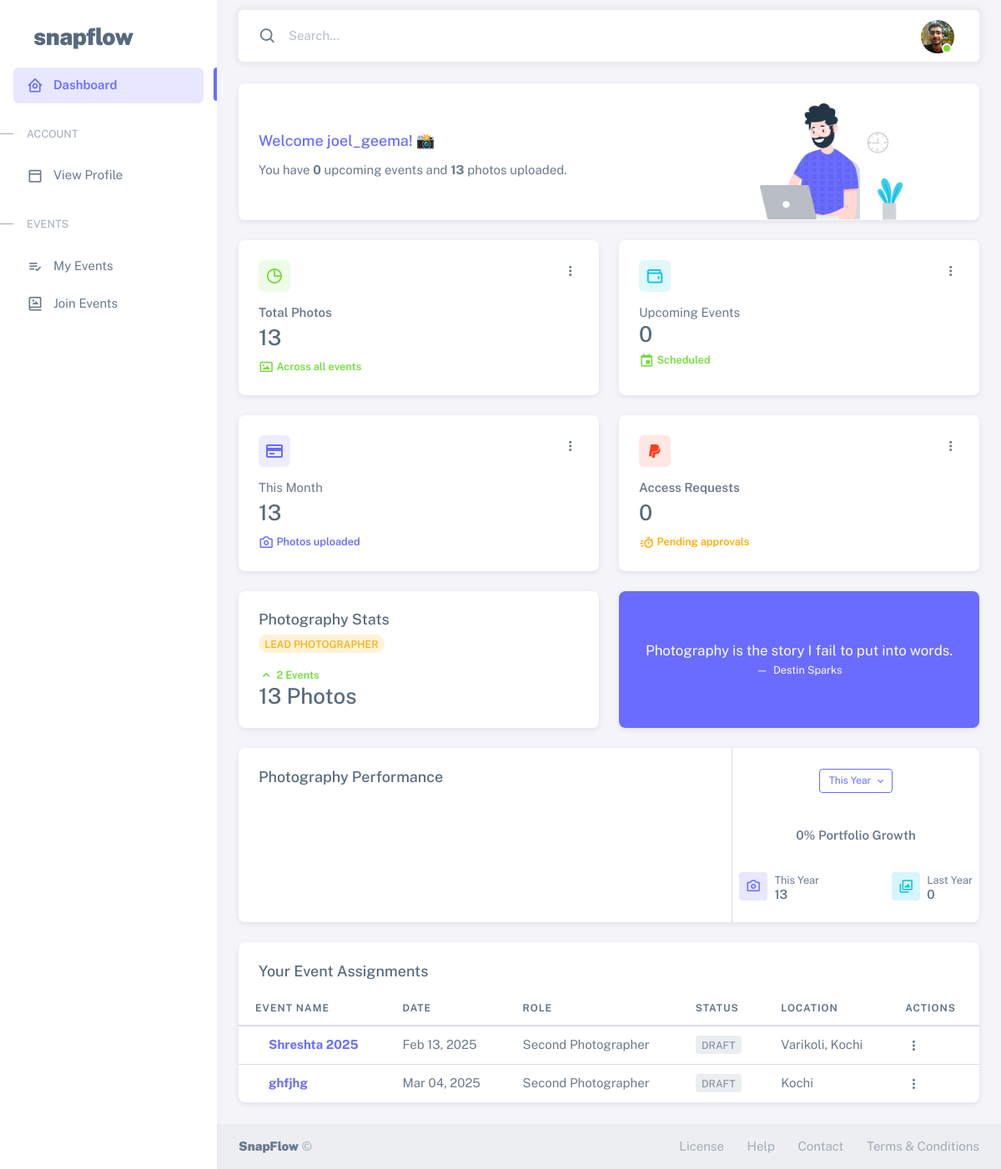
The app's page /account/dashboard/ (signed in), older data.
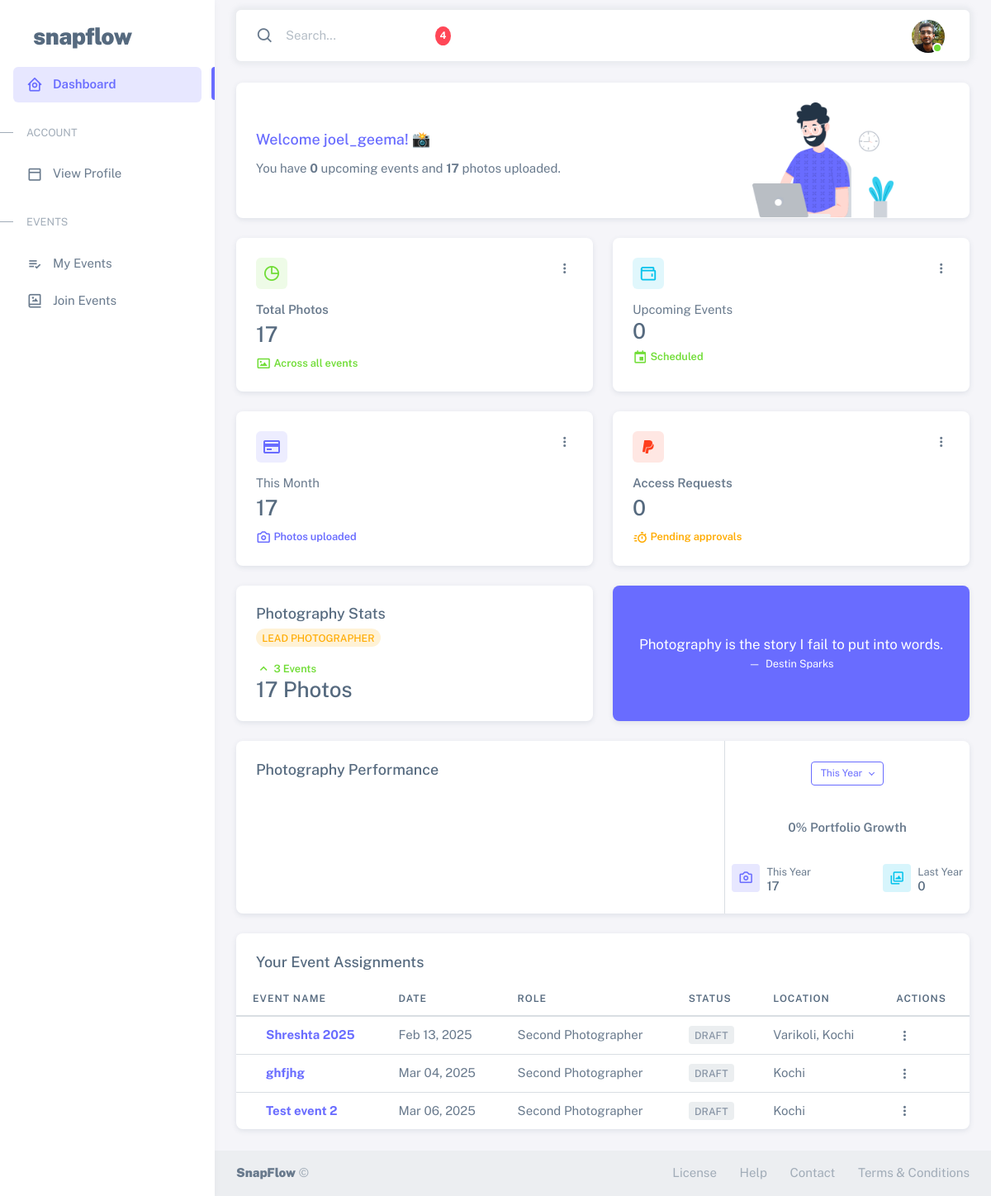
The same page, newer data.
### events/models.py (models this page shows, shortened)
class EventCrew(models.Model):
    class CrewRoles(models.TextChoices):
        LEAD = 'LEAD', _('Lead Photographer')
        SECOND = 'SECOND', _('Second Photographer')
        ASSISTANT = 'ASSISTANT', _('Assistant')
        VIDEOGRAPHER = 'VIDEO', _('Videographer')
        EDITOR = 'EDITOR', _('Photo Editor')
        OTHER = 'OTHER', _('Other')
    event = models.ForeignKey(Event, on_delete=models.CASCADE, related_name='crew_members')
    member = models.ForeignKey(settings.AUTH_USER_MODEL, on_delete=models.CASCADE)
    role = models.CharField(max_length=20, choices=CrewRoles.choices)
    is_confirmed = models.BooleanField(default=False)
    notes = models.TextField(blank=True)
    equipment = models.TextField(blank=True)
    assigned_area = models.CharField(max_length=100, blank=True)
    created_at = models.DateTimeField(auto_now_add=True)
    updated_at = models.DateTimeField(auto_now=True)
    class Meta:
        unique_together = ['event', 'member']

class Event(models.Model):
    class EventTypes(models.TextChoices):
        WEDDING = 'WEDDING', _('Wedding')
        BIRTHDAY = 'BIRTHDAY', _('Birthday')
        CORPORATE = 'CORPORATE', _('Corporate Event')
        CULTURAL = 'CULTURAL', _('Cultural Event')
        SPORTS = 'SPORTS', _('Sports Event')
        ACADEMIC = 'ACADEMIC', _('Academic Event')
        AWARD = 'AWARD', _('Award Ceremony')
        PUBLIC = 'PUBLIC', _('Public Gathering')
        OTHER = 'OTHER', _('Other')
    class EventStatus(models.TextChoices):
        DRAFT = 'DRAFT', _('Draft')
        ACTIVE = 'ACTIVE', _('Active')
        COMPLETED = 'COMPLETED', _('Completed')
        CANCELLED = 'CANCELLED', _('Cancelled')
    title = models.CharField(max_length=200)
    slug = models.SlugField(unique=True, blank=True)
    event_type = models.CharField(
        max_length=20,
        choices=EventTypes.choices,
        default=EventTypes.OTHER
    )
    description = models.TextField()
    start_date = models.DateTimeField()
    end_date = models.DateTimeField()
    timezone = models.CharField(max_length=50, default='UTC')
    location = models.CharField(max_length=255)
    event_code = models.CharField(max_length=6, unique=True, blank=True)
    primary_color = models.CharField(max_length=7, default="#ffffff")  # Hex color
    secondary_color = models.CharField(max_length=7, default="#000000")  # Hex color
    status = models.CharField(
        max_length=20,
        choices=EventStatus.choices,
        default=EventStatus.DRAFT
    )
    organizer = models.ForeignKey(
        settings.AUTH_USER_MODEL,
        on_delete=models.CASCADE,
        related_name='organized_events'
    )
    custom_domain = models.CharField(max_length=255, blank=True)
    theme = models.ForeignKey(
        'EventTheme',
        on_delete=models.SET_NULL,
        null=True,
        blank=True
    )
    logo = models.ImageField(upload_to='event_logos/', null=True, blank=True)
    cover_image = models.ImageField(upload_to='event_covers/', null=True, blank=True)
    is_public = models.BooleanField(default=False)
    require_registration = models.BooleanField(default=True)
    allow_guest_upload = models.BooleanField(default=False)
    enable_face_detection = models.BooleanField(default=True)
    enable_moment_detection = models.BooleanField(default=True)
    enable_auto_tagging = models.BooleanField(default=True)
    created_at = models.DateTimeField(auto_now_add=True)
    updated_at = models.DateTimeField(auto_now=True)
    class Meta:
        ordering = ['-start_date']

### users/views.py (the view, shortened to what this page needs)
# urls.py: path('dashboard/', views.dashboard, name='dashboard'),
@login_required
def dashboard(request):
    user = request.user
    context = {}
    user_requests = EventAccessRequest.objects.filter(user=user, status='PENDING')
    context['user_requests'] = user_requests
    template_name = 'users/dashboard.html'  # Default template
    if user.role == 'ORGANIZER':
        events = Event.objects.filter(organizer=user)
        total_participants = EventParticipant.objects.filter(event__organizer=user).count()
        total_photographers = EventCrew.objects.filter(event__organizer=user).count()
        pending_requests = EventAccessRequest.objects.filter(
            event__organizer=user,
            status='PENDING'
        )
        context.update({
            'events': events,
            'total_participants': total_participants,
            'total_photographers': total_photographers,
            'pending_requests': pending_requests,
        })
        template_name = 'users/dashboard_organizer.html'
    elif user.role == 'PHOTOGRAPHER':
        crew_memberships = EventCrew.objects.filter(member=user)
        monthly_photo_data = []
        current_year = timezone.now().year
        for month in range(1, 13):
            count = EventPhoto.objects.filter(
                uploaded_by=user,
                upload_date__year=current_year,
                upload_date__month=month
            ).count()
            monthly_photo_data.append(count)
        total_photos = EventPhoto.objects.filter(uploaded_by=user).count()
        upcoming_events = crew_memberships.filter(
            event__start_date__gt=timezone.now()
        ).count()
        current_month = timezone.now().month
        current_year = timezone.now().year
        monthly_photos = EventPhoto.objects.filter(
            uploaded_by=user,
            upload_date__month=current_month,
            upload_date__year=current_year
        ).count()
        yearly_photos = EventPhoto.objects.filter(
            uploaded_by=user,
            upload_date__year=current_year
        ).count()
        last_year_photos = EventPhoto.objects.filter(
            uploaded_by=user,
            upload_date__year=current_year-1
        ).count()
        growth_percentage = 0
        if last_year_photos > 0:
            growth_percentage = int((yearly_photos - last_year_photos) / last_year_photos * 100)
        total_events = EventCrew.objects.filter(member=user).values('event').distinct().count()
        context.update({
            'crew_memberships': crew_memberships,
            'total_photos': total_photos,
            'upcoming_events': upcoming_events,
            'monthly_photos': monthly_photos,
            'yearly_photos': yearly_photos,
            'last_year_photos': last_year_photos,
            'growth_percentage': growth_percentage,
            'total_events': total_events,
            'monthly_photo_data': monthly_photo_data,
        })
        template_name = 'users/dashboard_photographer.html'
    return render(request, template_name, context)

### notifications/context_processors.py (called while the page is built)
def notification_processor(request):
    context = {
        'unread_notifications_count': 0,
        'recent_notifications': []
    }
    if request.user.is_authenticated:
        from .models import Notification
        context['unread_notifications_count'] = Notification.objects.filter(
            recipient=request.user,
            is_read=False
        ).count()
        context['recent_notifications'] = Notification.objects.filter(
            recipient=request.user
        ).order_by('-created_at')[:5]
    return context

### notifications/models.py (called while the page is built)
    def get_icon_class(self):
        icon_map = {
            'event_invite': 'fa-calendar-plus',
            'photo_tag': 'fa-tag',
            'comment': 'fa-comment',
            'like': 'fa-heart',
            'new_photo': 'fa-image',
            'event_update': 'fa-calendar-alt',
            'crew_assignment': 'fa-users',
            'face_recognized': 'fa-user-check',
            'access_request': 'fa-unlock-alt',
            'request_approved': 'fa-check-circle',
            'system': 'fa-bell',
        }
        return icon_map.get(self.notification_type, 'fa-bell')

### templates/users/dashboard_photographer.html (shortened to what the changed rows need)
{% extends "users/db_base.html" %}
{% load static %}
{% block content %}
<div class="content-wrapper">
  <div class="container-xxl flex-grow-1 container-p-y">
    <div class="masonry-grid">
      <div class="masonry-item masonry-item-wide">
        <div class="card">
          <div class="d-flex align-items-end row">
            <div class="col-sm-7">
              <div class="card-body">
                <p class="mb-4">
                  You have <span class="fw-bold">{{ upcoming_events }}</span> upcoming events and
                  <span class="fw-bold">{{ total_photos }}</span> photos uploaded.
                </p>
              </div>
            </div>
          </div>
        </div>
      </div>
      <div class="masonry-item">
        <div class="card">
          <div class="card-body">
            <div class="card-title d-flex align-items-start justify-content-between">
              <div class="avatar flex-shrink-0">
              </div>
              <div class="dropdown">
              </div>
            </div>
            <span class="fw-semibold d-block mb-1">Total Photos</span>
            <h3 class="card-title mb-2">{{ total_photos }}</h3>
            <small class="text-success fw-semibold"><i class="bx bx-image"></i> Across all events</small>
          </div>
        </div>
      </div>
      <div class="masonry-item">
        <div class="card">
          <div class="card-body">
            <div class="card-title d-flex align-items-start justify-content-between">
              <div class="avatar flex-shrink-0">
              </div>
              <div class="dropdown">
              </div>
            </div>
            <span class="d-block mb-1">This Month</span>
            <h3 class="card-title text-nowrap mb-2">{{ monthly_photos|default:0 }}</h3>
            <small class="text-primary fw-semibold"><i class="bx bx-camera"></i> Photos uploaded</small>
          </div>
        </div>
      </div>
<div class="masonry-item">
  <div class="card">
    <div class="card-body">
      <div class="d-flex justify-content-between flex-sm-row flex-column gap-3">
        <div class="d-flex flex-sm-column flex-row align-items-start justify-content-between">
          <div class="mt-sm-auto">
            <small class="text-success text-nowrap fw-semibold">
              <i class="bx bx-chevron-up"></i> {{ total_events }} Events
            </small>
            <h3 class="mb-0">{{ total_photos }} Photos</h3>
          </div>
        </div>
      </div>
    </div>
  </div>
</div>
<div class="masonry-item masonry-item-wide">
  <div class="card">
    <div class="row row-bordered g-0">
      <div class="col-md-4">
        <div class="d-flex px-xxl-4 px-lg-2 p-4 gap-xxl-3 gap-lg-1 gap-3 justify-content-between">
          <div class="d-flex">
            <div class="d-flex flex-column">
              <small>This Year</small>
              <h6 class="mb-0">{{ yearly_photos }}</h6>
            </div>
          </div>
        </div>
      </div>
    </div>
  </div>
</div>
      <div class="masonry-item masonry-item-wide">
        <div class="card">
          <div class="row row-bordered g-0">
            <div class="col-md-12">
              <div class="table-responsive text-nowrap">
                <table class="table">
                  <thead>
                    <tr>
                      <th>Event Name</th>
                      <th>Date</th>
                      <th>Role</th>
                      <th>Status</th>
                      <th>Location</th>
                      <th>Actions</th>
                    </tr>
                  </thead>
                  <tbody class="table-border-bottom-0">
                    {% for crew in crew_memberships|slice:":5" %}
                    <tr>
                      <td> <strong><a href="{% url 'events:event_detail' crew.event.slug %}">{{ crew.event.title }}</a></strong></td>
                      <td>{{ crew.event.start_date|date:"M d, Y" }}</td>
                      <td>{{ crew.get_role_display }}</td>
                      <td>
                        {% if crew.event.status == 'UPCOMING' %}
                        <span class="badge bg-label-primary">Upcoming</span>
                        {% elif crew.event.status == 'ACTIVE' %}
                        <span class="badge bg-label-success">Active</span>
                        {% elif crew.event.status == 'COMPLETED' %}
                        <span class="badge bg-label-info">Completed</span>
                        {% else %}
                        <span class="badge bg-label-secondary">{{ crew.event.get_status_display }}</span>
                        {% endif %}
                      </td>
                      <td>{{ crew.event.location }}</td>
                      <td>
                        <div class="dropdown">
                          <button type="button" class="btn p-0 dropdown-toggle hide-arrow" data-bs-toggle="dropdown">
                            <i class="bx bx-dots-vertical-rounded"></i>
                          </button>
                        </div>
                      </td>
                    </tr>
                    {% empty %}
                    <tr>
                      <td colspan="6" class="text-center">No events assigned yet</td>
                    </tr>
                    {% endfor %}
                  </tbody>
                </table>
              </div>
            </div>
          </div>
        </div>
      </div>
    </div>
  </div>
</div>
{% endblock content %}

Row changes from the older to the newer data that the page shows:
added EventCrew: event "Test event 2", event.start_date "Mar 06, 2025", role "Second Photographer", event.status "DRAFT", event.location "Kochi"
Text that changed along with them:
{{ unread_notifications_count }}: (not shown) → "4"
{{ total_photos }}: "13" → "17"
{{ monthly_photos|default:0 }}: "13" → "17"
{{ total_events }}: "2" → "3"
{{ yearly_photos }}: "13" → "17"
